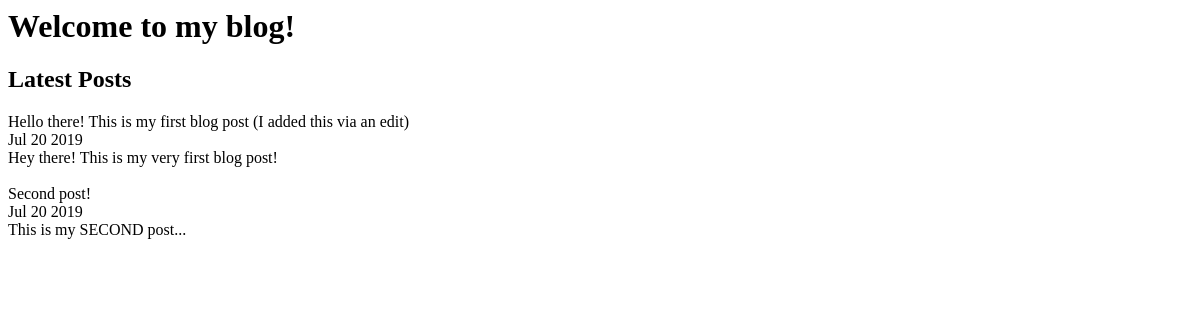
Before: / with the older database file.
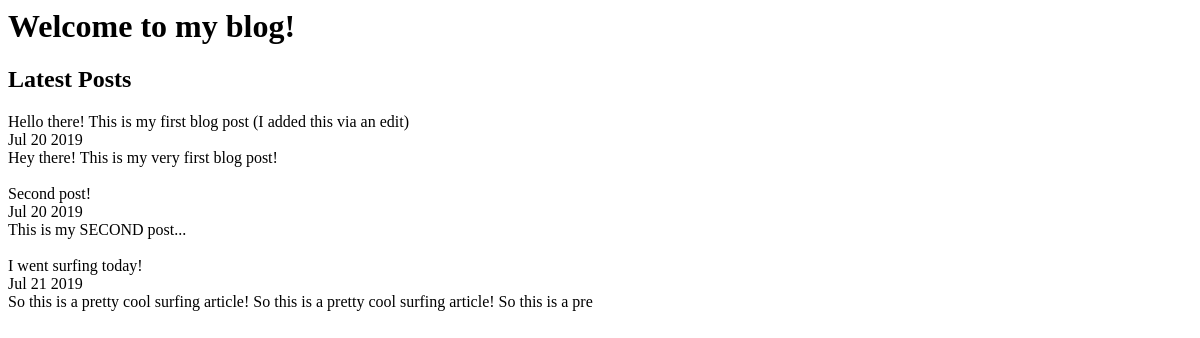
After: the same page with the newer database file.
### posts/models.py (models this page shows, shortened)
class Post(models.Model):
    title = models.CharField(max_length=255)
    pub_date = models.DateTimeField()
    image = models.ImageField(upload_to='media/')
    body = models.TextField()
    def pub_date_pretty(self):
        return self.pub_date.strftime('%b %d %Y')
    def summary(self):
        return self.body[:100]

### posts/views.py (the view)
# urls.py: 2. Add a URL to urlpatterns:  url(r'^$', views.home, name='home')
def home(request):
    posts = Post.objects.order_by('pub_date')
    return render(request, 'posts/home.html', {'posts':posts})

### posts/templates/posts/home.html (shortened to what this page needs)
<h1>Welcome to my blog!</h1>
<h2>Latest Posts</h2>
{% for post in posts.all %}
{{ post.title }}
{{ post.pub_date_pretty }}
{{ post.summary }}
{% endfor %}

Changed rows visible on the page:
added Post: title "I went surfing today!", pub_date_pretty "Jul 21 2019", summary "So this is a pretty cool surfing article! So this is a pretty cool surfing article! So this is a pre"
